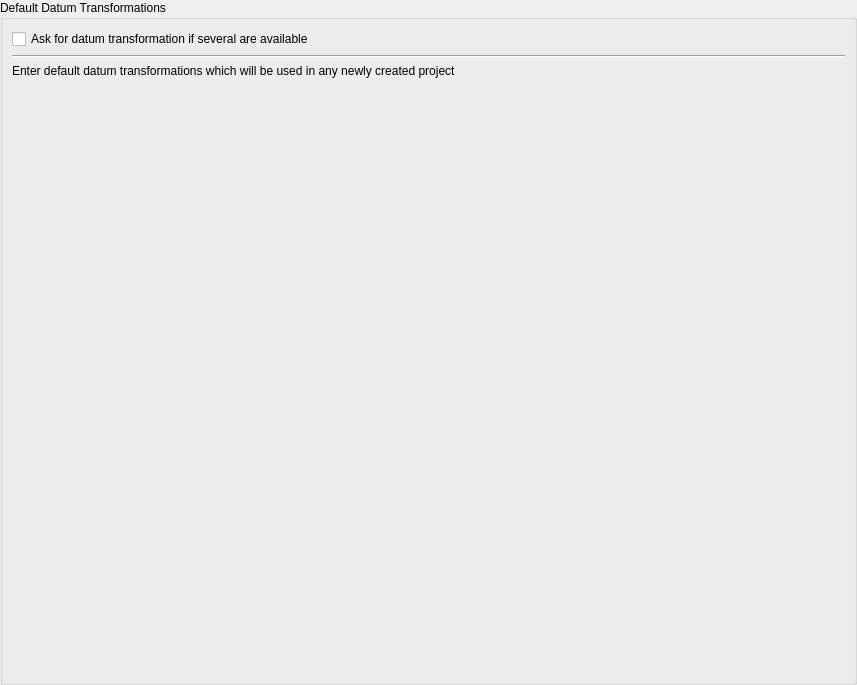
             <widget class="QWidget" name="scrollAreaWidgetContents_2">
              <property name="geometry">
               <rect>
                <x>0</x>
                <y>0</y>
                <width>857</width>
                <height>685</height>
               </rect>
              </property>
              <layout class="QVBoxLayout" name="verticalLayout_47">
               <property name="leftMargin">
                <number>0</number>
               </property>
               <property name="topMargin">
                <number>0</number>
               </property>
               <property name="rightMargin">
                <number>0</number>
               </property>
               <property name="bottomMargin">
                <number>0</number>
               </property>
               <item>
                <widget class="QGroupBox" name="mDefaultDatumTransformGroupBox">
                 <property name="title">
                  <string>Default Datum Transformations</string>
                 </property>
                 <layout class="QGridLayout" name="gridLayout_10" rowstretch="0,0,0,1">
                  <item row="2" column="0">
                   <widget class="QLabel" name="label_40">
                    <property name="text">
                     <string>Enter default datum transformations which will be used in any newly created project</string>
                    </property>
                   </widget>
                  </item>
                  <item row="0" column="0">
                   <widget class="QCheckBox" name="mShowDatumTransformDialogCheckBox">
                    <property name="text">
                     <string>Ask for datum transformation if several are available</string>
                    </property>
                   </widget>
                  </item>
                  <item row="1" column="0">
                   <widget class="Line" name="line_2">
                    <property name="orientation">
                     <enum>Qt::Horizontal</enum>
                    </property>
                   </widget>
                  </item>
                  <item row="3" column="0">
                   <widget class="QgsDatumTransformTableWidget" name="mDefaultDatumTransformTableWidget" native="true"/>
                  </item>
                 </layout>
                </widget>
               </item>
              </layout>
             </widget>
